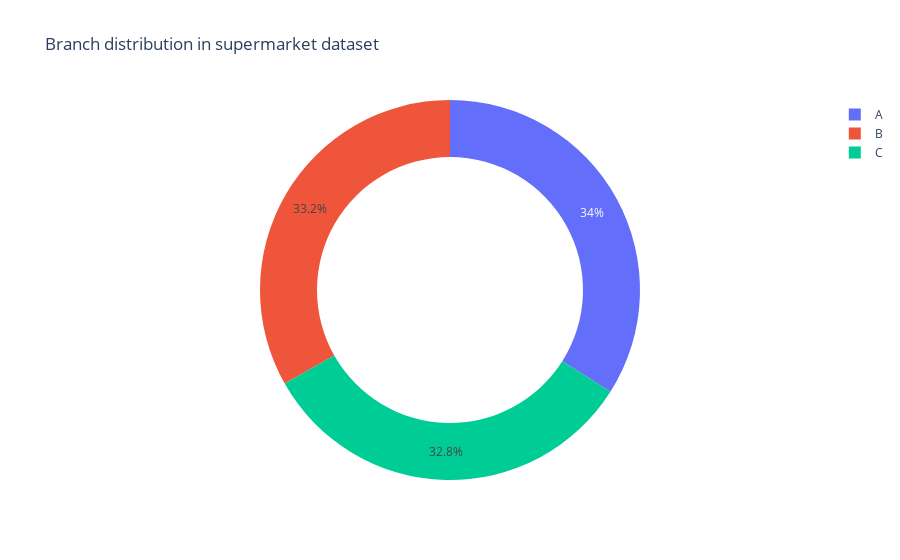

Notebook code for this chart:
### Code cell
col = 'Branch'
count_df = df[col].value_counts().reset_index()
fig = px.pie(count_df, col, 'count', title=f'{col} distribution in supermarket dataset', hole=.7)
fig

### Figure 1 — Plotly figure (JSON) as saved in the notebook; plotly's stock layout.template omitted (floating-point values rounded to 4 significant figures)
{"data": [{"domain": {"x": [0, 1], "y": [0, 1]}, "hole": 0.7, "hovertemplate": "Branch=%{label}<br>count=%{value}<extra></extra>", "labels": ["A", "B", "C"], "legendgroup": "", "name": "", "showlegend": true, "type": "pie", "values": [340, 332, 328]}], "layout": {"legend": {"tracegroupgap": 0}, "title": {"text": "Branch distribution in supermarket dataset"}}}
